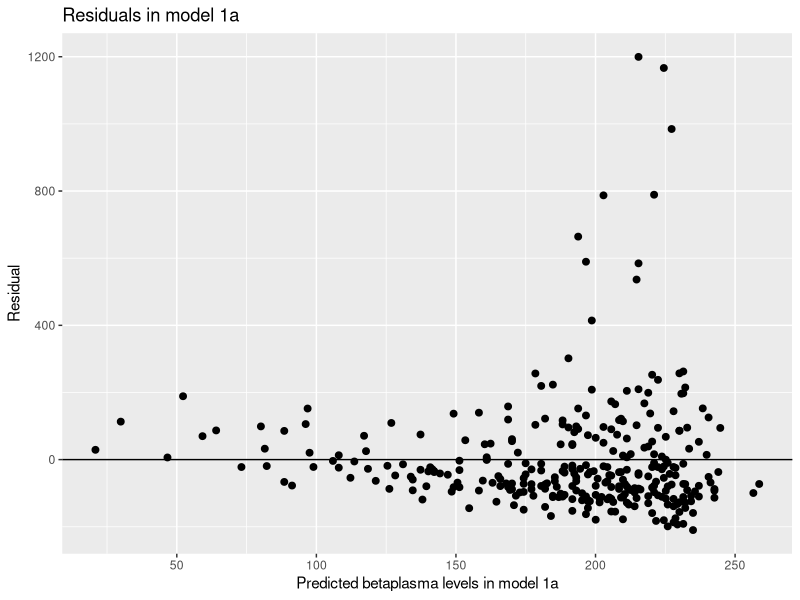
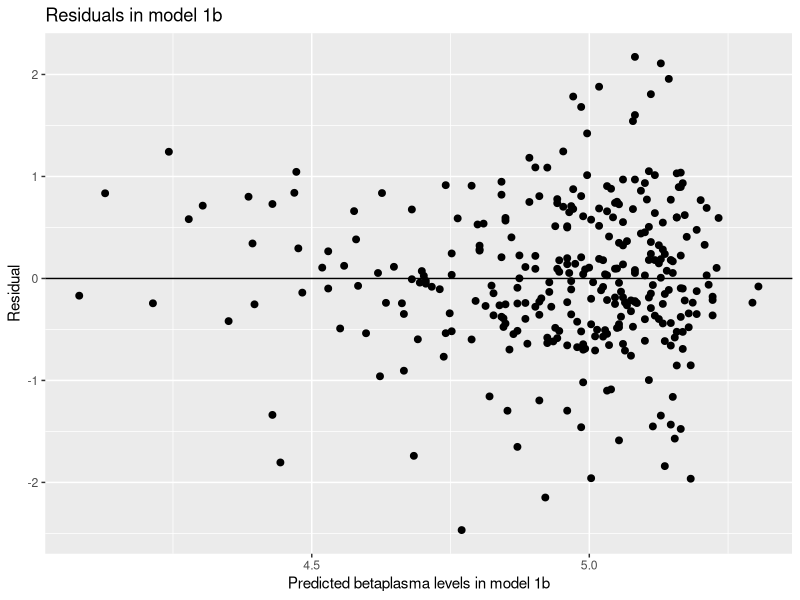
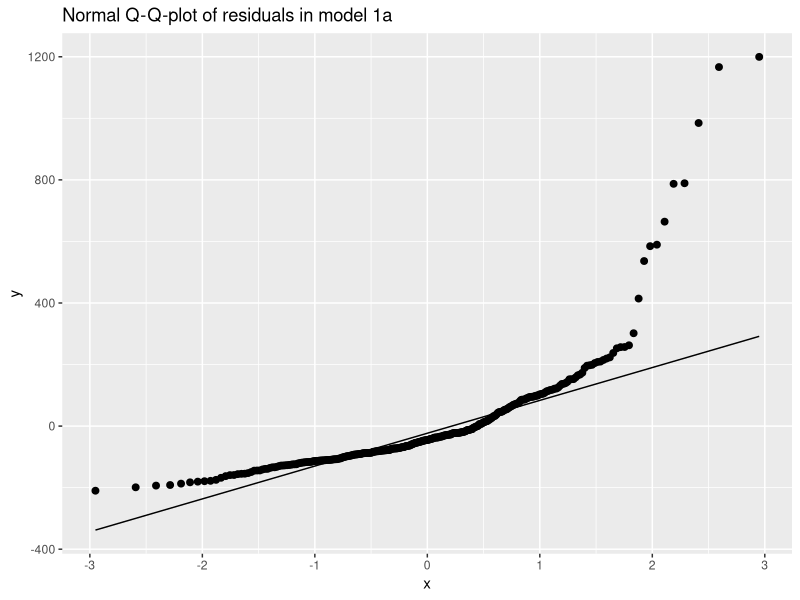
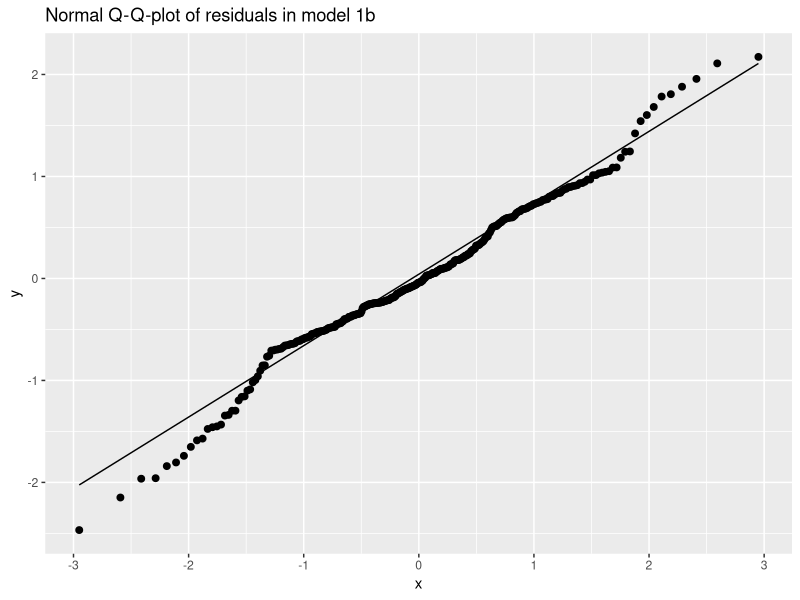
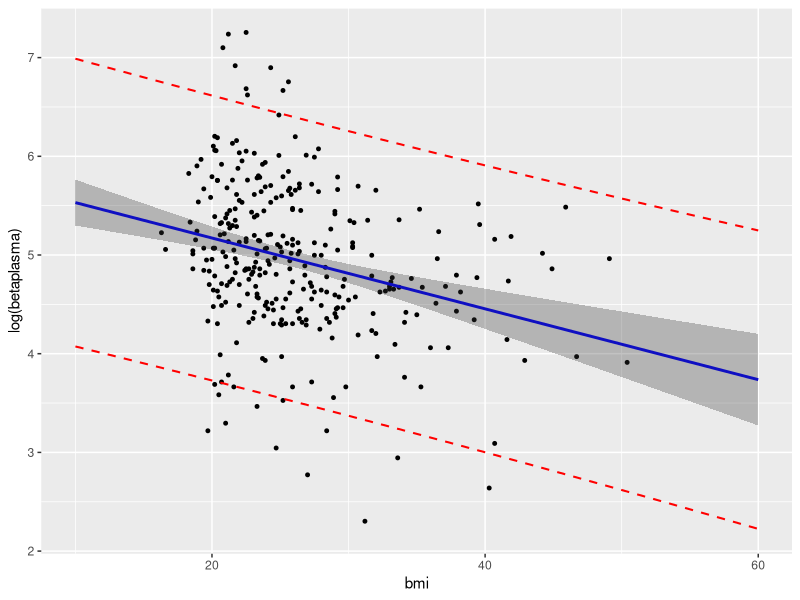
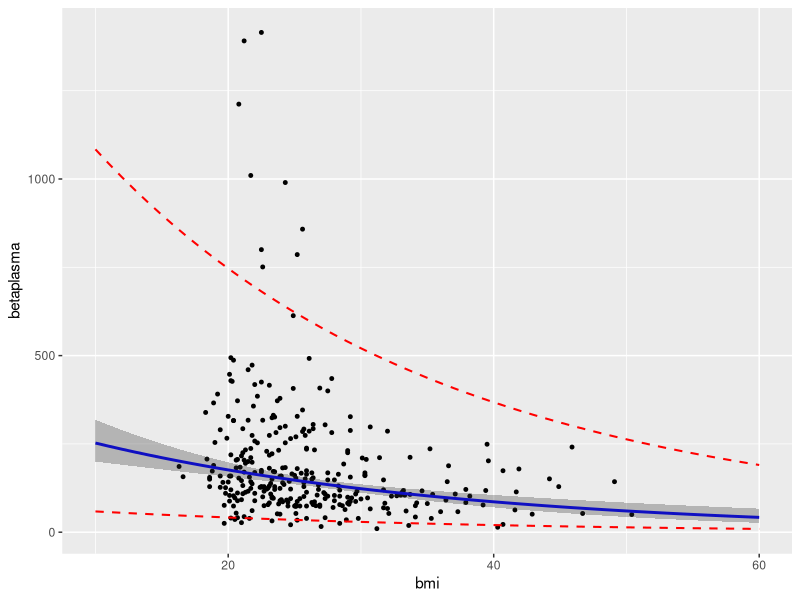
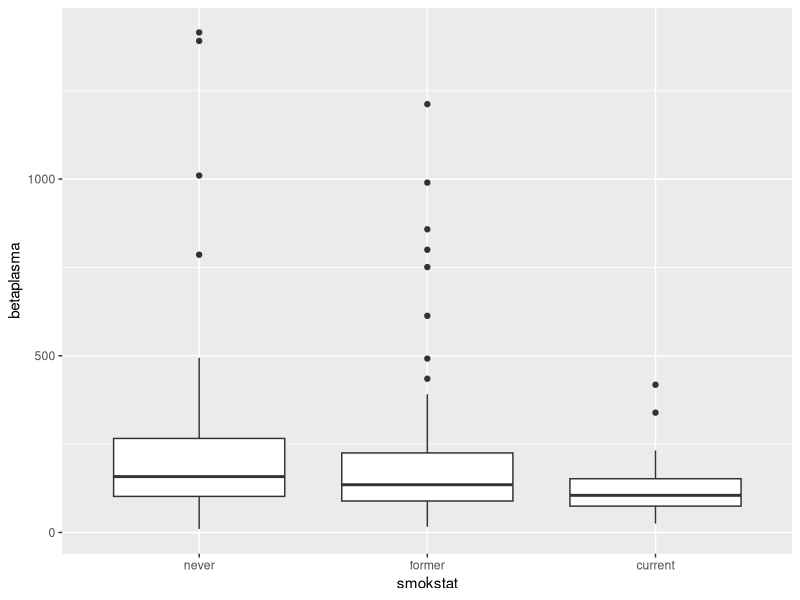
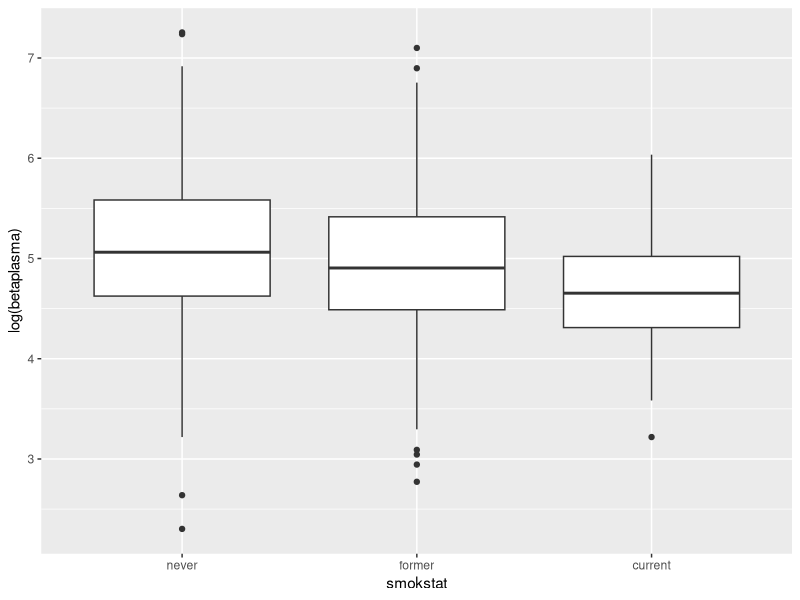

The R script that drew these images, in order: (Note: this script raises an error after producing the figures.)
#### PROJECT 1 ####


library(tidyverse)
library(readxl)
library(plyr)
library(rstatix)
library(patchwork)
library(car)
library(GGally)

carotene_data <- read_excel("Data/carotene.xlsx")

# 1a #

# fitting models
model1a <- lm(betaplasma ~ bmi, data = carotene_data)
model1b <- lm(log(betaplasma) ~ bmi, data = carotene_data)

# creating data set with predictions, residuals etc.
model_predictions <- mutate(carotene_data, 
                            yhat_model1a = predict(model1a),
                            yhat_model1b = predict(model1b),
                            e_model1a = model1a$residuals,
                            e_model1b = model1b$residuals)

# residual plot of model 1a
ggplot(data = model_predictions, aes(x = yhat_model1a, y = e_model1a)) + 
  geom_point(size = 2) +
  geom_hline(yintercept = 0) +
  xlab("Predicted betaplasma levels in model 1a") + 
  ylab("Residual") +
  ggtitle("Residuals in model 1a")

# residual plot of model 1b
ggplot(data = model_predictions, aes(x = yhat_model1b, y = e_model1b)) + 
  geom_point(size = 2) +
  geom_hline(yintercept = 0) +
  xlab("Predicted betaplasma levels in model 1b") + 
  ylab("Residual") +
  ggtitle("Residuals in model 1b")


# Norm QQ plot of model 1a
ggplot(data = model_predictions, aes(sample = e_model1a)) +
  geom_qq(size = 2) + geom_qq_line() +
  ggtitle("Normal Q-Q-plot of residuals in model 1a")

# Norm QQ plot of model 1b
ggplot(data = model_predictions, aes(sample = e_model1b)) +
  geom_qq(size = 2) + geom_qq_line() +
  ggtitle("Normal Q-Q-plot of residuals in model 1b")


# 1 b #

# estimated parameters and confidence intervals in model 1b
model1b$coefficients
confint(model1b)

# plotting real values vs. model and confidence intervals
bmi_seq <- data.frame(bmi = seq(10, 60))
bmi_seq |> mutate(
  fit = predict(model1b, newdata = bmi_seq),
  conf = predict(model1b, newdata = bmi_seq, interval = "confidence"),
  pred = predict(model1b, newdata = bmi_seq, interval = "prediction")
) -> carotene_ints

ggplot(carotene_ints, aes(x = bmi)) + 
  geom_point(data = carotene_data, aes(y = log(betaplasma)), size = 1) +
  geom_line(aes(y = fit), color = "blue", linewidth = 1) +
  geom_ribbon(aes(ymin = conf[, "lwr"], ymax = conf[, "upr"]), alpha = 0.3) +
  geom_line(aes(y = pred[, "lwr"]), color = "red", linetype = "dashed", linewidth = 0.7) +
  geom_line(aes(y = pred[, "upr"]), color = "red", linetype = "dashed", linewidth = 0.7)

# plotting in the original domain, i.e. not in log(betaplasma)

carotene_ints <- mutate(carotene_ints, 
                  fit_og = exp(fit),
                  conf_og = exp(conf),
                  pred_og = exp(pred))


ggplot(carotene_ints, aes(x = bmi)) + 
  geom_point(data = carotene_data, aes(y = betaplasma), size = 1) +
  geom_line(aes(y = fit_og), color = "blue", linewidth = 1) +
  geom_ribbon(aes(ymin = conf_og[, "lwr"], ymax = conf_og[, "upr"]), alpha = 0.3) +
  geom_line(aes(y = pred_og[, "lwr"]), color = "red", linetype = "dashed", linewidth = 0.7) +
  geom_line(aes(y = pred_og[, "upr"]), color = "red", linetype = "dashed", linewidth = 0.7) 


# 1c #

# changes in beta-carotene with different changes of bmi

# dubbelkolla med Mattis på onsdag med vilka interval som är rätt
exp(model1b$coefficients[2])
exp(confint(model1b))

exp(-model1b$coefficients[2])
exp(-confint(model1b))

exp(-10*model1b$coefficients[2])
exp(-10*confint(model1b))


# 1d #

# statistical test whether there is a linear relationship between bmi and log plasma

confint(model1b) # bmi interval doesnt include 0 --> reject H_0
summary(model1b) # gives t value, degrees of freedom and p-value


# 2a #

# making smokstat into a categorical variable
mutate(model_predictions,
       smokstat = factor(smokstat,
                          levels = c(1, 2, 3),
                          labels = c("never", "former", "current"))) -> model_predictions


# simple frequency table
table(model_predictions$smokstat)

# getting mean and stddev of (log)betaplasma for each category 
ddply(model_predictions, .(category = smokstat), summarise, avg = mean(betaplasma))
ddply(model_predictions, .(category = smokstat), summarise, stddev = sd(betaplasma))
ddply(model_predictions, .(category = smokstat), summarise, logstddev = mean(log(betaplasma)))
ddply(model_predictions, .(category = smokstat), summarise, logmean = sd(log(betaplasma)))

# box plots
ggplot(model_predictions) +
  geom_boxplot(data = model_predictions , aes(x = smokstat , y = betaplasma))

ggplot(model_predictions) +
  geom_boxplot(data = model_predictions , aes(x = smokstat , y = log(betaplasma)))


# 2b #

model2b <- lm(log(betaplasma) ~ smokstat, data = model_predictions) # "never" is ref
model2a <- lm(log(betaplasma) ~ relevel(smokstat, "current"), data = model_predictions) # "current" is ref
# we see that model 2b is better, perhaps because "never" has more obs.


# 3a #
mutate(model_predictions,
       sex = factor(sex,
                    levels = c(1, 2),
                    labels = c("male", "female")),
       vituse = factor(vituse, 
                       levels = c(1, 2, 3),
                       labels = c("often", "seldom", "no"))) -> model_predictions



# have to motivate which category is best suited as reference category 
# -> 2 things: #obs of ref category should be large, and should also be domain relevant
# as a baseline if applicable

# for sex (male, female) -> choose largest #obs
# for vituse -> choose "no" as baseline unless large diff in #obs
# for smokestat -> choose "never" as baseline unless large diff in #obs

table(model_predictions$sex) # "female" many more #obs
table(model_predictions$vituse) # "often" most #obs, no would make sense in domain


# 3b #

# pairwise correlations:
cor_results <- model_predictions |> select(bmi, age, calories, fat, 
                            cholesterol, fiber, alcohol, betadiet) |>
  cor_test() |>  filter(var1 < var2)

# we get high correlations between calories/fat, calories/cholesterol and cholesterol/fat
filter(cor_results, cor > abs(0.6))


# need other comments on problem with data that we find
plot1 <- ggplot(model_predictions) + geom_point(data = model_predictions, aes(y = calories, x = fat))
plot2 <- ggplot(model_predictions) + geom_point(data = model_predictions, aes(y = calories, x = cholesterol))
plot3 <- ggplot(model_predictions) + geom_point(data = model_predictions, aes(y = fat, x = cholesterol))

plot1 + plot2 + plot3


# person drinking 200 alcoholic drinks a week:
filter(model_predictions, alcohol >= 200) # he consumes 27.9 MJ energy per day 
# how to know if he's extreme in other cases?


# 3c #
model3a <- lm(log(betaplasma) ~ bmi + age + calories + fat + cholesterol + 
                                fiber + alcohol + betadiet + smokstat + sex + vituse,
                                data = model_predictions)

# we will look at VGIF^(1/2f) > 2.24 for the 50 % in R_j 
vif(model3a)
# we see once again that it's fat calories  that are above the threshold

model3c <- lm(log(betaplasma) ~ bmi + age + fat + cholesterol + 
                                fiber + alcohol + betadiet + smokstat + sex + vituse,
                                data = model_predictions)
vif(model3c) # we see that the GVIF values are reasonable, still the highest for fat/cholesterol but ok


# 3d #
model3c$coefficients # beta coefficients
exp(model3c$coefficients) # coefficients in original domain
exp(confint(model3c)) # confidence intervals of coeffs. in original domain

summary(model3c) # using for statistical tests

confint(model3c)


# for test ii)
Ftest1 <- anova(model3c, model1b)
Ftest2 <- anova(model2b, model3c)



# 3e #
model_predictions <- mutate(model_predictions, 
                            yhat_model3c = predict(model3c), 
                            e_model3c = model3c$residuals, 
                            r_model3c = rstudent(model3c),
                            )

highlightcolors <- c("|r*|>3" = "red")


# plotting studentized residuals against predictions
ggplot(model_predictions, aes(x = yhat_model3c, y = r_model3c)) +
  geom_point() +
  geom_hline(yintercept = c(-2, 0, 2)) +
  geom_hline(yintercept = c(-3, 3), linetype = 2) +
  geom_point(data = filter(model_predictions, abs(r_model3c) > 3), 
             aes(color = "|r*|>3"), size = 3) +
  labs(title = "Studentized residuals vs linear predictor",
       subtitle = "model3c",
       color = "Highlight") +
  scale_color_manual(values = highlightcolors) +
  theme(legend.position = "bottom")

# plotting sqrt(abs(studentized residuals)) against predictions
ggplot(model_predictions, aes(x = yhat_model3c, y = sqrt(abs(r_model3c)))) +
  geom_point() +
  geom_hline(yintercept = c(0, sqrt(qnorm(0.75)), sqrt(2))) +
  geom_hline(yintercept = sqrt(3), linetype = 2) +
  geom_point(data = filter(model_predictions, abs(r_model3c) > 3), 
             aes(color = "|r*|>3"), size = 3) +
  labs(title = "Sqrt absolute studentized residuals vs linear predictor",
       subtitle = "model3c",
       color = "Highlight") +
  scale_color_manual(values = highlightcolors) +
  theme(legend.position = "bottom")

# from the two plots above we can conclude that there are not too many extreme outliers,
# and variance seems constant. Also no non-linear patterns can be seen in residuals


# Norm QQ plot of studentized residuals. We see heavy tails, indicating they are not norma
ggplot(data = model_predictions, aes(sample = r_model3c)) +
  geom_qq(size = 2) + geom_qq_line(color = "red") +
  labs(title = "Normal Q-Q-plot of studentized residuals in model3c")


# 3f #

#calculating leverage
model_predictions <- mutate(model_predictions, 
                            v_model3c = hatvalues(model3c))


#identifying data point with highest leverage
highest_r <- filter(model_predictions, r_model3c == max(abs(r_model3c)))

pplus1 <- length(model3c$coefficients)
n <- nobs(model3c)

ggplot(cbind(model_predictions), aes(x = yhat_model3c, y = v_model3c)) +
  geom_point(size = 2) +
  geom_hline(yintercept = 1/n) +
  geom_hline(yintercept = 2*pplus1/n, color = "red") +
  labs(title = "Model3c: leverage vs linear predictor",
       caption = "y = 1/n (black) and 2(p+1)/n (red)",
       color = "Highlight") +
  theme(legend.position = "bottom") +
  scale_color_manual(values = highlightcolors)


# we see the observation which is the guy drinking 12 vodkas is far from the gravity of X
ggplot(cbind(model_predictions), aes(y = v_model3c, x = alcohol)) +
  geom_point(size = 2) +
  geom_point(data = filter(model_predictions, alcohol > 200), 
             aes(color = "length>200"), size = 3) +
  geom_hline(yintercept = 1/n) +
  geom_hline(yintercept = 2*pplus1/n, color = "red") +
  labs(title = "Model3c: leverage vs linear predictor",
       caption = "y = 1/n (black) and 2(p+1)/n (red)",
       color = "Highlight") +
  theme(legend.position = "bottom") +
  scale_color_manual(values = highlightcolors)


# 3g #
model_predictions <- mutate(model_predictions, 
                            D_model3c = cooks.distance(model3c))

# preparing for Cook's distance
f1.model3c <- pplus1
f2.model3c <- model3c$df.residual
cook.limit.model3c <- qf(0.5, f1.model3c, f2.model3c)

# Cook's distance plot
ggplot(model_predictions, aes(yhat_model3c, D_model3c)) + 
  geom_point(size = 3) +
  geom_point(data = filter(model_predictions, alcohol > 200),
             aes(color = "blue"), size = 3) +
  geom_hline(yintercept = cook.limit.model3c, color = "purple") +
  geom_hline(yintercept = 4/n, linetype = 2, color = "red") +
  xlab("Fitted values (log(betaplasma") +
  ylab("D_i") +
  labs(title = "model3c: Cook's D",
       caption = "4/n (dashed), F_0.5, p+1, n-(p+1) (solid)",
       color = "Highlight") +
  scale_color_manual(values = highlightcolors)


# DFBETAS
head(dfbetas(model3c))


model_predictions <- mutate(
  model_predictions, 
  df0 = dfbetas(model3c)[, "(Intercept)"],
  df1 = dfbetas(model3c)[, "bmi"],
  df2 = dfbetas(model3c)[, "age"],
  df3 = dfbetas(model3c)[, "fat"],
  df4 = dfbetas(model3c)[, "cholesterol"],
  df5 = dfbetas(model3c)[, "fiber"],
  df6 = dfbetas(model3c)[, "alcohol"],     # perhaps most interested in this one
  df7 = dfbetas(model3c)[, "betadiet"],
  df8 = dfbetas(model3c)[, "smokstatformer"],
  df9 = dfbetas(model3c)[, "smokstatcurrent"],
  df10 = dfbetas(model3c)[, "sexfemale"],
  df11 = dfbetas(model3c)[, "vituseseldom"],
  df12 = dfbetas(model3c)[, "vituseno"],
)

# impact on intercept
ggplot(model_predictions, aes(x = yhat_model3c, y = df0)) +
  geom_point(size = 2) +
  geom_point(data = filter(model_predictions, abs(r_model3c) > 3),
             aes(color = "|r*|>3"), size = 3) +
  geom_point(data = filter(model_predictions, D_model3c > 0.1),
             aes(shape = "Cook's D>0.1"),
             size = 3) +
  geom_hline(yintercept = 0) +
  geom_hline(yintercept = sqrt(cook.limit.model3c)*c(-1, 1),
             color = "red") +
  geom_hline(yintercept = 2/sqrt(n)*c(-1, 1),
             color = "red", linetype = "dashed") +
  ylab("DFBETAS_0(i)") +
  xlab("Fitted values") +
  labs(title = "model3c: DFBETAS_0: impact on the intercept",
       caption = "y = sqrt(F_0.5) and 2/sqrt(n)") +
  theme(legend.position = "bottom") +
  scale_color_manual(values = highlightcolors)


# looking at data point with largest Cook's distance and plotting in DFBETAS plot
outlier_data <-  (filter(model_predictions, D_model3c == max(model_predictions$D_model3c)))

# DFBETAS plot: The only one that's very affected are: df4 (cholesterol)
ggplot(model_predictions, aes(x = yhat_model3c, y = df4)) +
  geom_point(size = 2) +
  geom_point(data = filter(model_predictions, abs(r_model3c) > 3),
             aes(color = "|r*|>3"), size = 3) +
  geom_point(data = filter(model_predictions, D_model3c > 0.1),
             aes(shape = "Cook's D>0.1"),
             size = 3) +
  geom_hline(yintercept = 0) +
  geom_hline(yintercept = sqrt(cook.limit.model3c)*c(-1, 1),
             color = "red") +
  geom_hline(yintercept = 2/sqrt(n)*c(-1, 1),
             color = "red", linetype = "dashed") +
  ylab("DFBETAS_4(i)") +
  xlab("Fitted values") +
  labs(title = "model3c: DFBETAS_4: cholesterol",
       caption = "y = sqrt(F_0.5) and 2/sqrt(n)") +
  theme(legend.position = "bottom") +
  scale_color_manual(values = highlightcolors)


# 4a #

no_outlier <- filter(carotene_data, cholesterol < max(carotene_data$cholesterol))

# (just repetitive code to see which factors to choose as reference)
table(no_outlier$sex) # "female" many more #obs
table(no_outlier$vituse) # "often" most #obs
table(no_outlier$smokstat)

mutate(no_outlier,
       sex = factor(sex,
                    levels = c(2, 1),
                    labels = c("female", "male")),
       vituse = factor(vituse, 
                       levels = c(1, 2, 3),
                       labels = c("often", "seldom", "no")),
       smokstat = factor(smokstat,
                         levels = c(1, 2, 3),
                         labels = c("never", "former", "current"))
       ) -> no_outlier


new_model3c <- update(model3c, data = no_outlier)

no_outlier <- mutate(no_outlier,
                    D_new = cooks.distance(new_model3c),
                    yhat_new = predict(new_model3c))


f1.new_model <- pplus1
f2.new_model <- new_model$df.residual
cook.limit.new_model <- qf(0.5, f1.new_model, f2.new_model)
n_new = nobs(new_model)

# new Cook's D plot, we see a difference between the old dataset and this one in that there
# is no significan outlier value anymore. Good!
ggplot(no_outlier, aes(yhat, D)) + 
  geom_point(size = 3) +
  geom_hline(yintercept = cook.limit.new_model, color = "red") +
  geom_hline(yintercept = 4/n_new, linetype = 2, color = "red") +
  xlab("Fitted values (log(betaplasma") +
  ylab("D_i") +
  labs(title = "new model: Cook's D",
       caption = "4/n (dashed), F_0.5, p+1, n-(p+1) (solid)",
       color = "Highlight") +
  scale_color_manual(values = highlightcolors)

# looking at pairwise correlation
cor_results_new <- no_outlier |> select(bmi, age, calories, fat, 
                                           cholesterol, fiber, alcohol, betadiet) |>
  cor_test() |>  filter(var1 < var2)


# there are no apparent differences and we wouldn't expect that when removing one data point
filter(cor_results_new, cor > abs(0.6))
filter(cor_results, cor > abs(0.6))

# no significant difference and we don't expect that either?
vif(new_model3c)
vif(model3c)


# 4b #
stepwise_bic <- step(model3a, direction = "both", k = log(nrow(no_outlier)))
stepwise_bic <- step(model3a, direction = "both", k = log(nrow(model_predictions)))

